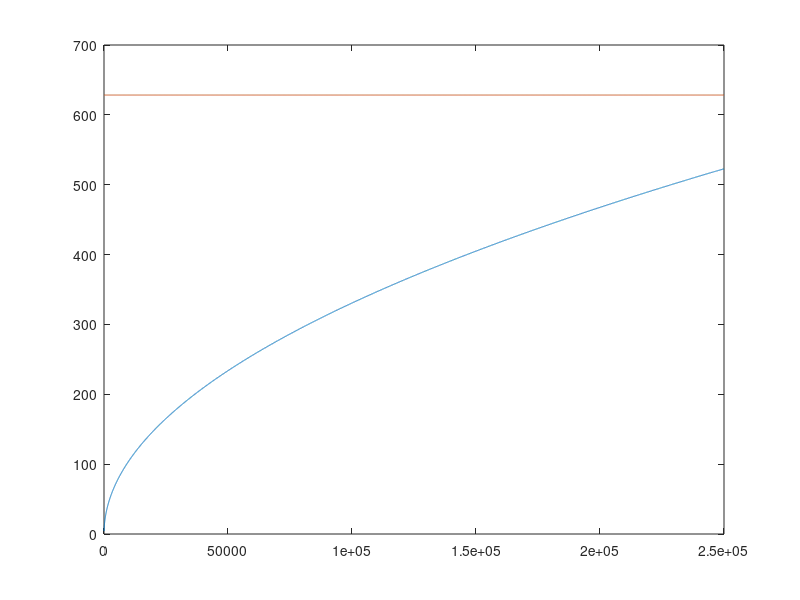

Source code (MATLAB): (Note: this script raises an error after producing the figure.)
% Main code to calculate eigenvalues for the parametric instability of the
% interface between two fluids using the approach to Kumar & Tuckerman (1994)

%%%%%%%%%%%%%%%%%%%%%%%%%%%%%%%%%%%%%%%%%%%%%%%%%%%%%%%%%%%%%%%%%%%%%%%%%%%%%%%%
w_dim = 64*pi*1e-3;                           % width, m
g_dim = 9.81;                                 % gravity, m/s²
rho_dim = [519.933, 415.667];                 % densities (bottom/top), kg/m³
mu_dim = [3.908e-15, 3.124e-15];              % dyn. visc. Pa s
nu_dim = mu_dim./rho_dim;                     % kin. visc. m²/s
h_dim = [1000, 1000];                         % layer heights, m
gamma_dim = 2.181e-6;                         % interfacial tension, N/m²
f_dim = 100;                                  % frequency, Hz
omega_dim = 2*pi*f_dim;                       % frequency, rad/s
m_max = 16000;

%%%%%%%%%%%%%%%%%%%%%%%%%%%%%%%%%%%%%%%%%%%%%%%%%%%%%%%%%%%%%%%%%%%%%%%%%%%%%%%%
N = 20;                                       % Trunctation Fourier series
atwood = -diff(rho_dim)/sum(rho_dim);         % Atwood number


k0 = [1:m_max] * pi / w_dim;
omegan = sqrt(atwood*g_dim*k0);               % Nat. frequency

figure(1)
plot(k0, omegan)
hold on 
plot(k0,k0*0+omega_dim)
hold off

[a_harmonic, a_subharmonic] = sweep_over_k(w_dim, N, omega_dim, nu_dim, mu_dim, rho_dim, g_dim, gamma_dim, h_dim, m_max);

figure(2)
k = a_harmonic(:,1);
plot(k, a_harmonic(:,3), '.k')
hold on 
plot(k, a_subharmonic(:,3), '.r')
for i = 4:12
  plot(k, a_harmonic(:,i), '.k')
  plot(k, a_subharmonic(:,i), '.r')
end
hold off
xlabel('$k$', 'Interpreter', 'latex')
ylabel('$a/g$', 'Interpreter', 'latex')
xlim([0,1.5e5])

% Set figure properties
set(gcf, 'PaperUnits', 'inches');
set(gcf, 'PaperPosition', [0 0 4 3]); % Set the figure size (width x height)
set(gcf, 'PaperSize', [4 3]); % Ensure the paper size matches the position

% Set font size and line width
set(gcf, 'DefaultAxesFontSize', 12);
set(gcf, 'DefaultTextFontSize', 12);
set(gca, 'LineWidth', 1.5);

% Set the resolution (DPI)
set(gcf, 'PaperPositionMode', 'auto');
print('-depsc2', '-r300', 'KT94_fig1a.eps'); % Save as EPS with 300 DPI

save('KT94_fig1a.mat', "a_harmonic", "a_subharmonic")